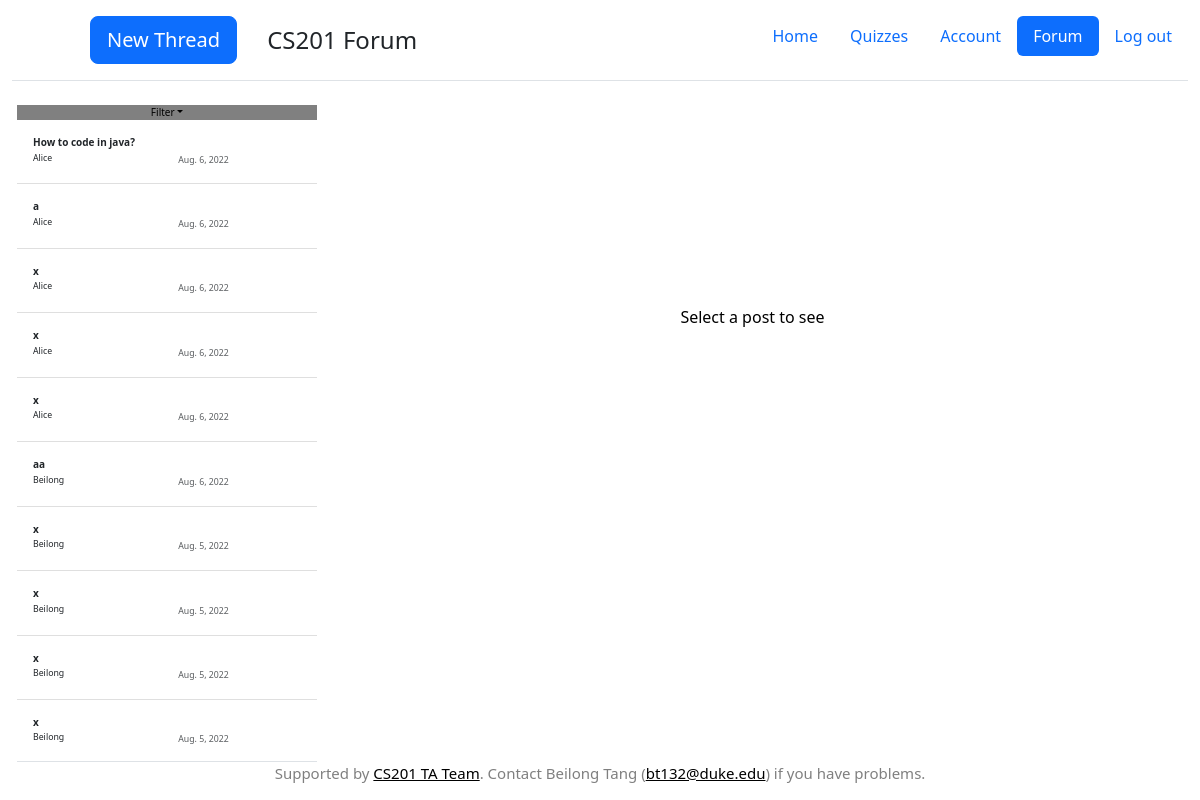
The app's page /cs201/forum/ (signed in), older data.
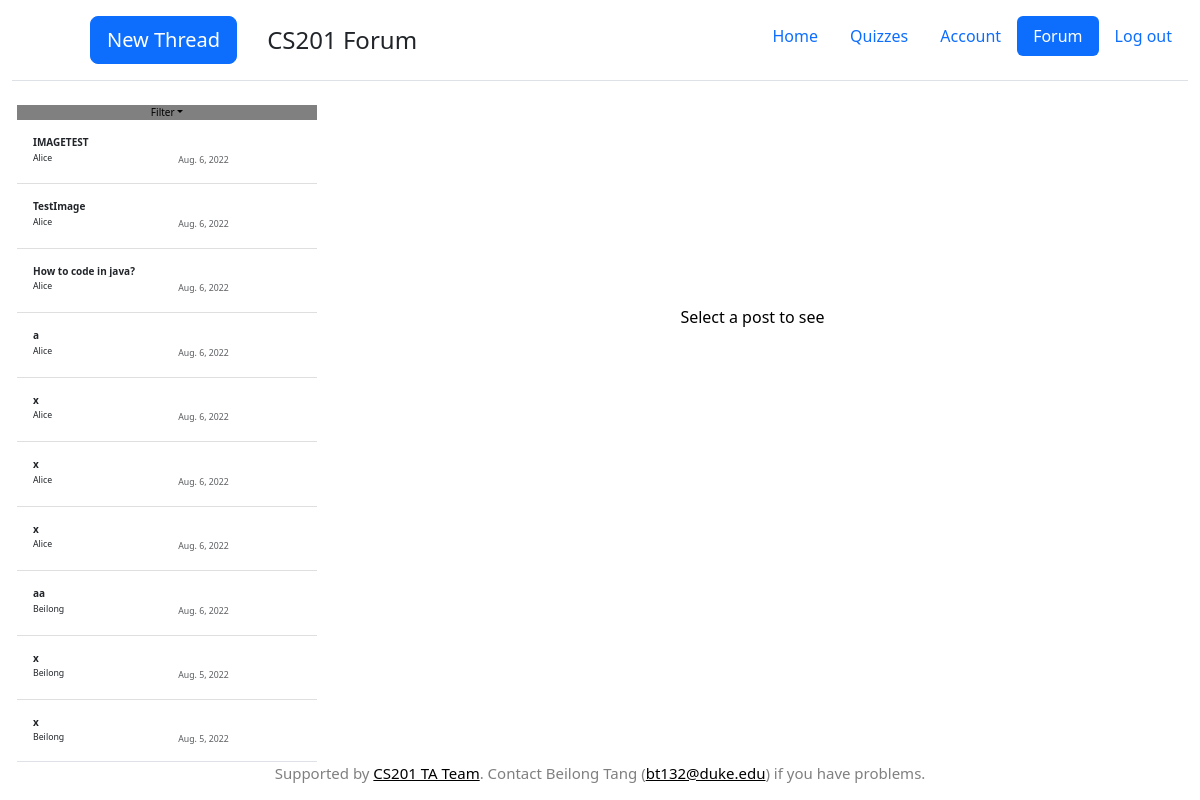
The same page, newer data.
### forum/models.py (models this page shows, shortened)
class Post(models.Model):
    text=models.TextField()
    author_name= models.CharField(max_length=50)
    author_netid = models.CharField(max_length=8)
    pub_date = models.DateTimeField(default=datetime.datetime.strptime('2022-7-26 6:00','%Y-%m-%d %H:%M').astimezone(datetime.timezone(datetime.timedelta(hours=0))))
    title = models.CharField(max_length=100)
    level = models.IntegerField(default=0)
    question_id = models.IntegerField(default=0)
    category = models.IntegerField(default=0)

### forum/views.py (the view)
# urls.py: path('/', views.forum,name='forum'),
def forum(request):
    context={}
    post=Post.objects.all().order_by('-pub_date')
    post_seen = list(map(int,list(filter(lambda x:x!='',Student.objects.get(student_netid=request.user.username).forum_seen.split(',')))))
    context['post_seen']=post_seen
    context['post']=post
    return render(request, 'forum/forum.html',context)

### quiz/templatetags/my_tags.py (called while the page is built)
@register.filter
def date(date):
    return date.date()

### forum/templates/forum/forum.html (shortened to what this page needs)
<!doctype html>
<html lang="en" class="h-100">
  <head>
{% load static %}
{% load my_tags%}
<link rel = "stylesheet" type ="text/css" href = "{% static 'quiz/bootstrap/css/bootstrap.min.css' %}">
<link rel = "stylesheet" type ="text/css" href = "{% static 'simple_judge/cover.css' %}">
<link rel = "stylesheet" type ="text/css" href = "{% static 'forum/sidebars.css' %}">
  </head>
  <body class="d-flex h-100 text-center text-black bg-white">
    <div class="container-fluid d-flex w-100 h-100  mx-auto flex-column" style='width:1800px'>
      <header class="d-flex flex-wrap justify-content-center py-3 mb-4 border-bottom">
        <a  class="d-flex align-items-center mb-3 mb-md-0 me-md-auto text-dark text-decoration-none">
          <svg class="bi me-2" width="40" height="32"><use xlink:href="#bootstrap"/></svg>
          <button type="button" class="btn btn-primary btn-lg" style="margin-left:30px" onclick="newpost()">New Thread</button>
          <span class="fs-4" style='margin-left:30px'>CS201 Forum</span>
        </a>
        <ul class="nav nav-pills">
          <li class="nav-item"><a href="{% url 'quiz:userface' %}" class="nav-link " aria-current="page">Home</a></li>
        <li class="nav-item"><a href="{% url 'quiz:assignment'  %}" class="nav-link">Quizzes</a></li>
        <li class="nav-item"><a href="{% url 'quiz:account'  %}" class="nav-link">Account</a></li>
        <li class="nav-item"><a href="{% url 'forum:forum' %}" class="nav-link active">Forum</a></li>
        <li class="nav-item"><a href="#" class="nav-link" onclick="go()">Log out</a></li>
        </ul>
      </header>
    <main class="d-flex ">
              <div class="d-flex flex-column align-items-stretch flex-shrink-0 bg-white" style="width: 300px;font-size:10px;margin-left:5px;" id ='sidebar'>
                <div class='row'>
                  <div class='col-md-12'>
                    <a class="nav-link dropdown-toggle " href="#" id="dropdown01" data-bs-toggle="dropdown" aria-expanded="false" style="background:grey">Filter</a>
                  </div>
                </div>
                <div class="list-group list-group-flush border-bottom scrollarea" style="overflow:auto;white-space:nowrap">
                  {% for c in post %}
                  <a href="{%url 'forum:forum_post' c.id 0 %}" class="list-group-item list-group-item-action py-3 lh-sm" aria-current="true" >
                    <div class="d-flex w-100 align-items-center justify-content-between">
                      <strong class="mb-1" style="overflow: hidden;text-overflow: ellipsis;word-break:keep-all;white-space:nowrap;display:block">{{c.title}}</strong>
                    </div>
                                    <div class='row'>
                                      <div class="col-md-5 mb-1 small" style="overflow: hidden;text-overflow: ellipsis;word-break:keep-all;white-space:nowrap;display:block;text-align:left">
                                          {{c.author_name}}
                                      </div>
                                        <div class ='col-md-5' style=''>
                                          <small class="text-muted" style=''>{{c.pub_date|date}}</small>
                                        </div>
                                          <div class='col-md-2 mb-1 small' style=''>
                                          </div>
                                    </div>
                  </a>
                  {%endfor%}
                </div>
              </div>
        <div class="d-flex flex-column align-items-stretch flex-shrink-0 bg-white" style='background-color:purple;margin:0 auto;width:800px;margin-top:200px'>
          Select a post to see
        </div>
    </main>
  <footer class="mt-auto text-black-50" style="font-size:15px">
    <p>Supported by <a class="text-black">CS201 TA Team</a>. Contact Beilong Tang (<a class="text-black">bt132@duke.edu</a>) if you have problems.</p>
  </footer>
</div>
  </body>
</html>

### forum/static/forum/sidebars.css (style rules this page uses)
body { min-height: 100vh; min-height: -webkit-fill-available; }
html { height: -webkit-fill-available; }
main { height: 100vh; height: -webkit-fill-available; max-height: 100vh; overflow-x: auto; overflow-y: hidden; }
.dropdown-toggle { outline: 0; }
.scrollarea { overflow-y: auto; }

Row changes from the older to the newer data that the page shows:
no longer on this page (row unchanged): Post: title "x", author_name "Beilong", pub_date "Aug. 5, 2022"
no longer on this page (row unchanged): Post: title "x", author_name "Beilong", pub_date "Aug. 5, 2022"
added Post: title "IMAGETEST", author_name "Alice", pub_date "Aug. 6, 2022"
added Post: title "TestImage", author_name "Alice", pub_date "Aug. 6, 2022"
